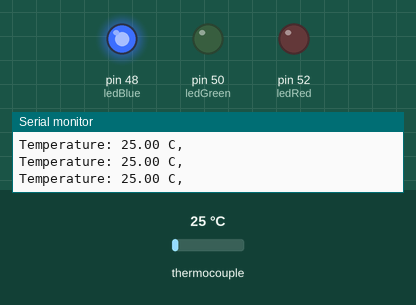
Recording of a sketch running on a simulated Arduino Mega 2560, built with avr-gcc and run on an emulated ATmega2560. On the bench: output pins drawn as LEDs (lit = HIGH), the last lines printed to the serial monitor. The inputs (shaded band) are chosen by the test bench; at power-on: thermocouple 25 °C.

Above: at 1.3 s.
1.4 s: thermocouple set to 174 °C
2.9 s: thermocouple set to 183 °C
At 4.2 s:
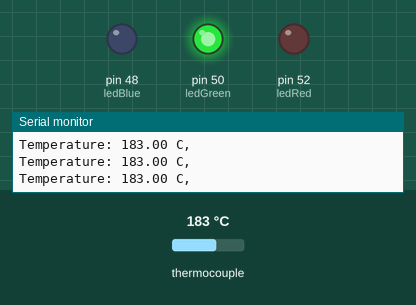
4.5 s: thermocouple set to 256 °C
6.0 s: thermocouple set to 263 °C
At 6.8 s:
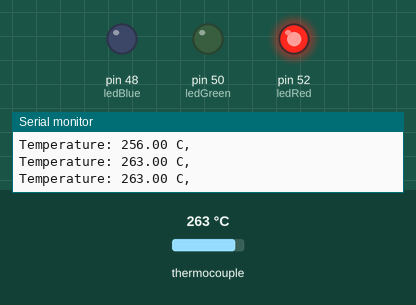
7.5 s: thermocouple set to 6 °C
At 8.1 s:
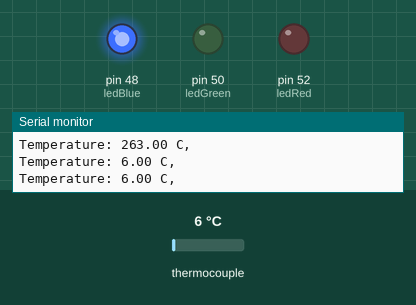
9.0 s: thermocouple set to 225 °C
At 9.4 s:
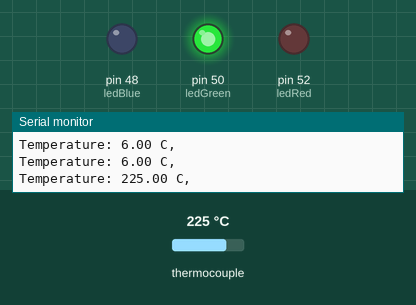
Timing chart, 0 to 11.5 s (numbered marks = the images above; inputs shaded):
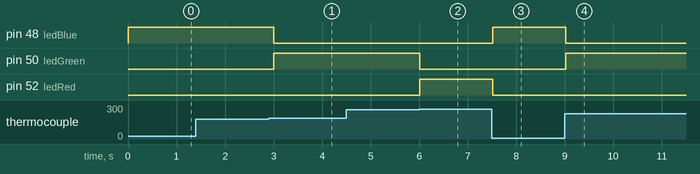

The sketch:

program.ino
```cpp
#include <Thermocouple.h>
#include <MAX6675_Thermocouple.h>

#define SCK_PIN 10
#define CS_PIN 9
#define SO_PIN 8

int ledBlue = 48;
int ledGreen = 50;
int ledRed = 52;

Thermocouple* thermocouple;

void setup() {
    Serial.begin(9600);
    pinMode(ledBlue, OUTPUT);
    pinMode(ledGreen, OUTPUT);
    pinMode(ledRed, OUTPUT);
    thermocouple = new MAX6675_Thermocouple(SCK_PIN, CS_PIN, SO_PIN);
}

void loop() {
    const double celsius = thermocouple->readCelsius();

    Serial.print("Temperature: ");
    Serial.print(celsius);
    Serial.println(" C, ");

    if (celsius < 180) {
        digitalWrite (ledBlue, HIGH);
        digitalWrite (ledGreen, LOW);
        digitalWrite (ledRed, LOW);
    }
    else if (celsius < 260){
        digitalWrite (ledBlue, LOW);
        digitalWrite (ledGreen, HIGH);
        digitalWrite (ledRed, LOW);
    }
    else if (260 < celsius){
        digitalWrite (ledBlue, LOW);
        digitalWrite (ledGreen, LOW);
        digitalWrite (ledRed, HIGH);
    }
    delay(500);
}
```

Measured:
- the behaviour switches between 179 and 180 °C on thermocouple (found by bisection; images 0 and 1)
- the behaviour switches between 260 and 261 °C on thermocouple (found by bisection; images 1 and 2)
- after the input at 2.9 s, pin 48 (ledBlue): HIGH → LOW after 0.11 s; pin 50 (ledGreen): LOW → HIGH after 0.11 s
- after the input at 6.0 s, pin 50 (ledGreen): HIGH → LOW at once; pin 52 (ledRed): LOW → HIGH at once
- after the input at 7.5 s, pin 48 (ledBlue): LOW → HIGH at once; pin 52 (ledRed): HIGH → LOW at once
- after the input at 9.0 s, pin 48 (ledBlue): HIGH → LOW at once; pin 50 (ledGreen): LOW → HIGH at once
